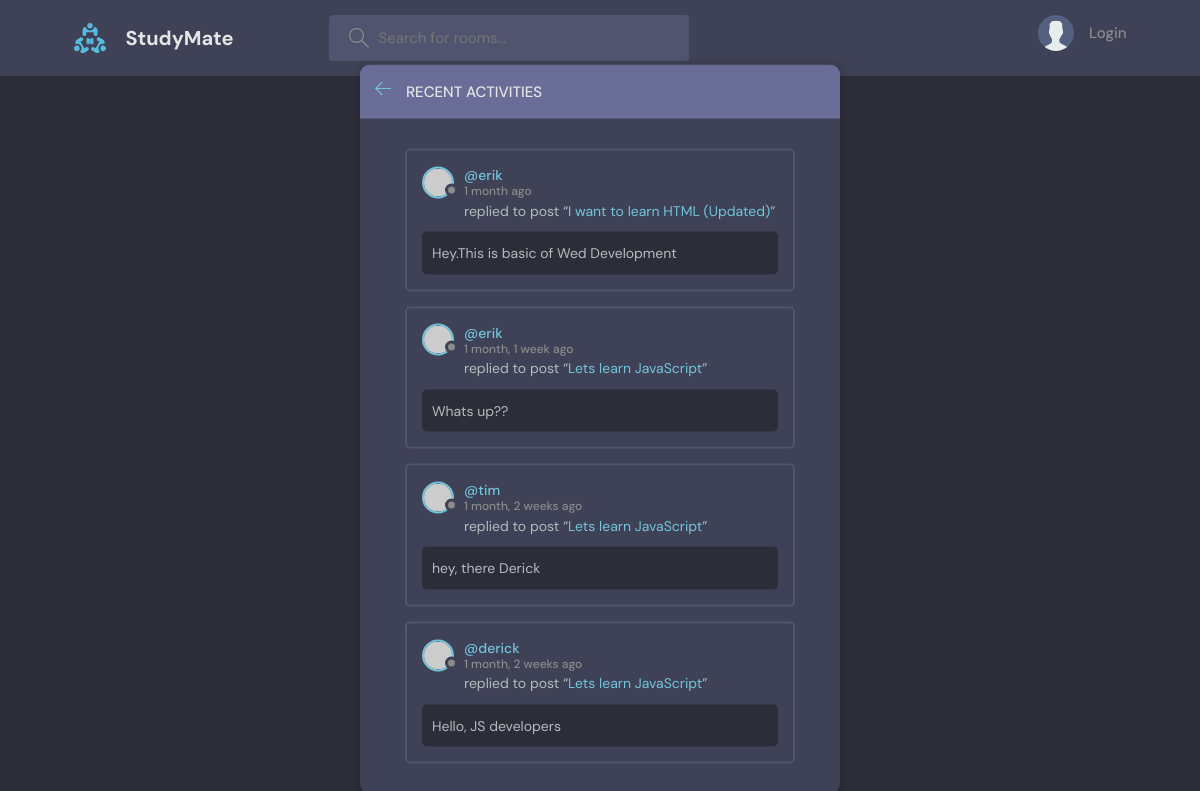
The page /activity/ on the database as committed earlier.
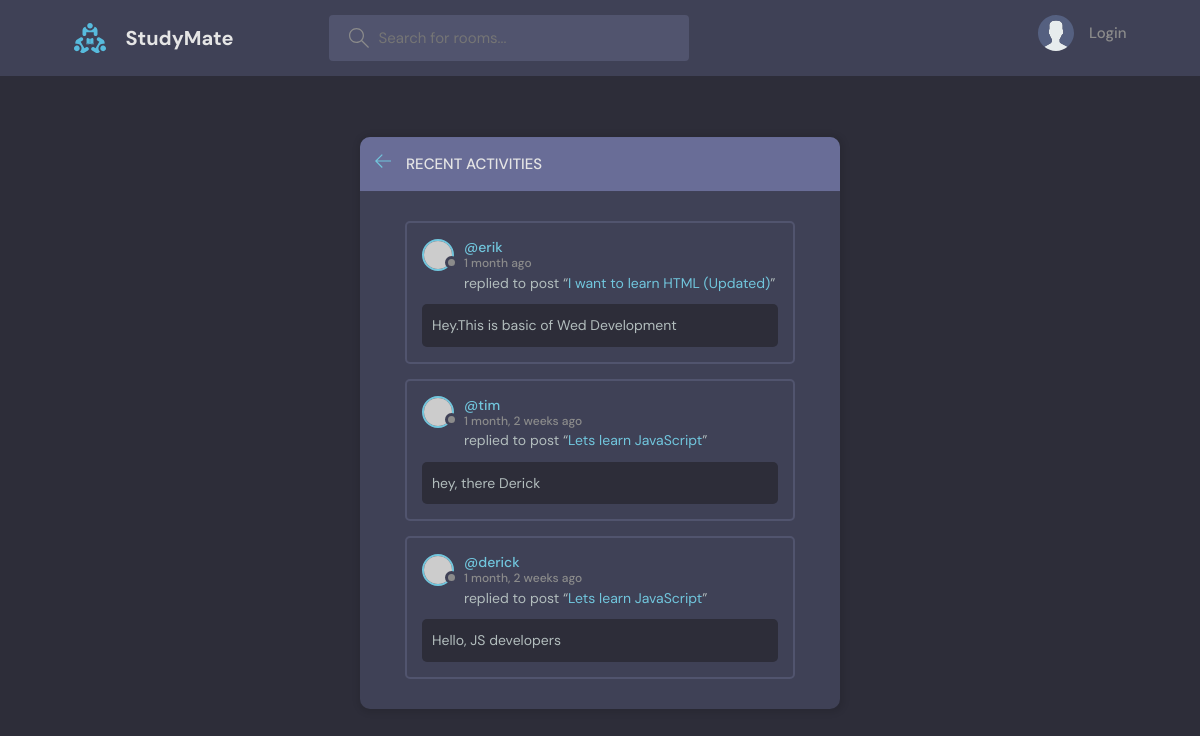
The same page on the database as committed later.
### base/models.py (models this page shows, shortened)
class Message(models.Model):
    user = models.ForeignKey(User, on_delete=models.CASCADE) # database table relationship
    room = models.ForeignKey(Room, on_delete=models.CASCADE)
    body = models.TextField()
    updated = models.DateTimeField(auto_now=True)
    created = models.DateTimeField(auto_now_add=True)
    class Meta:
        ordering = ['-updated', '-created'] # '-' enables order by descending order(new first)

class Room(models.Model):
    host = models.ForeignKey(User, on_delete=models.SET_NULL, null=True) # database table relationship
    topic=  models.ForeignKey(Topic, on_delete=models.SET_NULL, null=True)
    name = models.CharField(max_length=200)
    description = models.TextField(null=True, blank=True)
    participants = models.ManyToManyField(User, related_name='participants',blank=True)  # many to many relationship.
    updated = models.DateTimeField(auto_now=True) #updates each time an item is updated
    created = models.DateTimeField(auto_now_add=True) #runs ONLY once when an item is created in DB
    class Meta:
        ordering = ['-updated', '-created'] # '-' enables order by descending order(new first)
    def __str__(self):
        return self.name

### base/views.py (the view)
# urls.py: path('activity/', views.activityPage, name='activity'),
def activityPage(request):
    room_messages = Message.objects.all()
    return render(request, 'base/activity.html',{'room_messages': room_messages})

### base/templates/base/activity.html (shortened to what this page needs)
{% extends 'main.html' %} {% block content %}
<div class="layout">
  <div class="container">
    <div class="layout__box">
      <div class="layout__boxHeader">
        <div class="layout__boxTitle">
          <a href="{% url 'home' %}">
            <svg
              version="1.1"
              xmlns="http://www.w3.org/2000/svg"
              width="32"
              height="32"
              viewBox="0 0 32 32"
            >
              <title>arrow-left</title>
              <path
                d="M13.723 2.286l-13.723 13.714 13.719 13.714 1.616-1.611-10.96-10.96h27.625v-2.286h-27.625l10.965-10.965-1.616-1.607z"
              ></path>
            </svg>
          </a>
          <h3>Recent Activities</h3>
        </div>
      </div>
      <div class="activities-page layout__body">
        {% for message in room_messages %}
        <div class="activities__box">
          <div class="activities__boxHeader roomListRoom__header">
            <a
              href="{% url 'user-profile' message.user.id %}"
              class="roomListRoom__author"
            >
              <div class="avatar avatar--small">
                <img src="https://randomuser.me/api/portraits/women/11.jpg" />
              </div>
              <p>
                @{{message.user.username}}
                <span>{{message.created|timesince}} ago</span>
              </p>
            </a>
          </div>
          <div class="activities__boxContent">
            <p>
              replied to post “<a href="{% url 'room' message.room.id %}"
                >{{message.room}}</a
              >”
            </p>
            <div class="activities__boxRoomContent">{{message.body}}</div>
          </div>
        </div>
        {% endfor %}
      </div>
    </div>
  </div>
</div>
{% endblock content %}

Rows that differ between the two databases and show on the page:
removed Message: user.username "erik", created "1 month, 1 week", room "Lets learn JavaScript", body "Whats up??"
